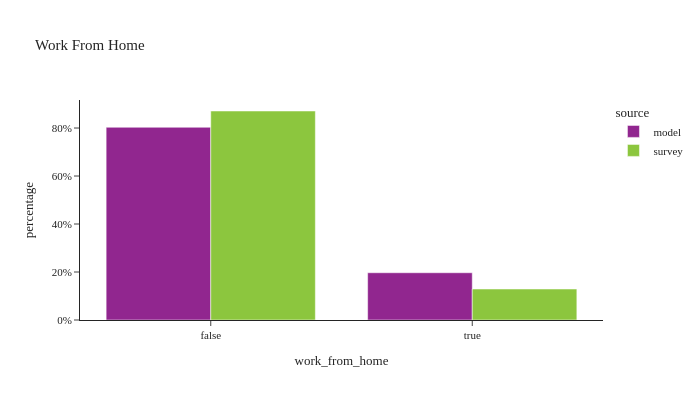

Notebook source saved alongside this figure:
### Markdown cell above
## Work From Home

### Code cell
df_plot = per_data.groupby(['source','work_from_home'])['person_weight'].sum().reset_index()

df_plot['percentage'] = df_plot.groupby(['source'], group_keys=False)['person_weight']. \
    apply(lambda x: x / float(x.sum()))

fig = px.bar(df_plot.sort_values(by=['source']), x="work_from_home", y="percentage", color="source",
             barmode="group",
             title="Work From Home")
fig.update_layout(height=400, width=700, font=dict(size=11), yaxis_tickformat = '.0%')
fig.show()

### Figure 1 — Plotly figure (JSON) as saved in the notebook; plotly's stock layout.template omitted (floating-point values rounded to 4 significant figures)
{"data": [{"alignmentgroup": "True", "hovertemplate": "source=model<br>work_from_home=%{x}<br>percentage=%{y}<extra></extra>", "legendgroup": "model", "marker": {"color": "#91268F", "pattern": {"shape": ""}}, "name": "model", "offsetgroup": "model", "orientation": "v", "showlegend": true, "textposition": "auto", "type": "bar", "x": [false, true], "xaxis": "x", "y": [0.8031, 0.1969], "yaxis": "y"}, {"alignmentgroup": "True", "hovertemplate": "source=survey<br>work_from_home=%{x}<br>percentage=%{y}<extra></extra>", "legendgroup": "survey", "marker": {"color": "#8CC63E", "pattern": {"shape": ""}}, "name": "survey", "offsetgroup": "survey", "orientation": "v", "showlegend": true, "textposition": "auto", "type": "bar", "x": [false, true], "xaxis": "x", "y": [0.8709, 0.1291], "yaxis": "y"}], "layout": {"barmode": "group", "font": {"size": 11}, "height": 400, "legend": {"title": {"text": "source"}, "tracegroupgap": 0}, "title": {"text": "Work From Home"}, "width": 700, "xaxis": {"anchor": "y", "domain": [0, 1], "title": {"text": "work_from_home"}}, "yaxis": {"anchor": "x", "domain": [0, 1], "tickformat": ".0%", "title": {"text": "percentage"}}}}
